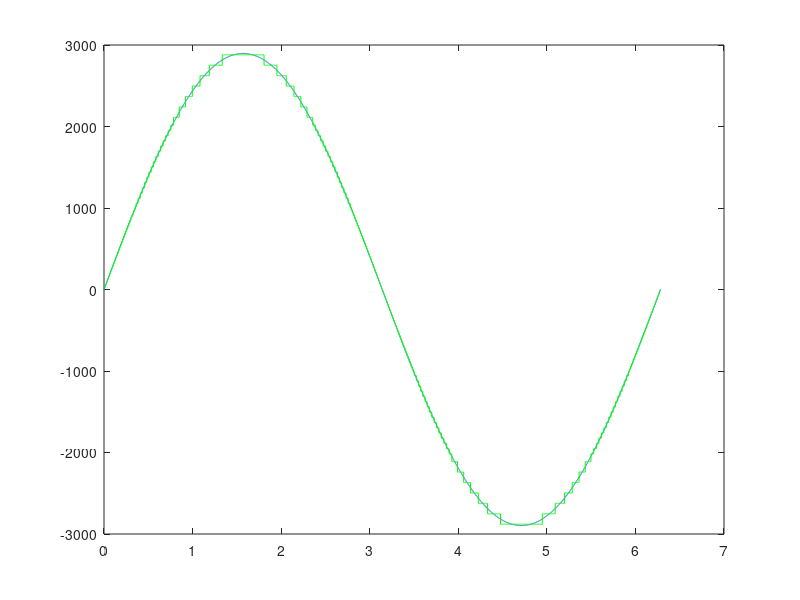
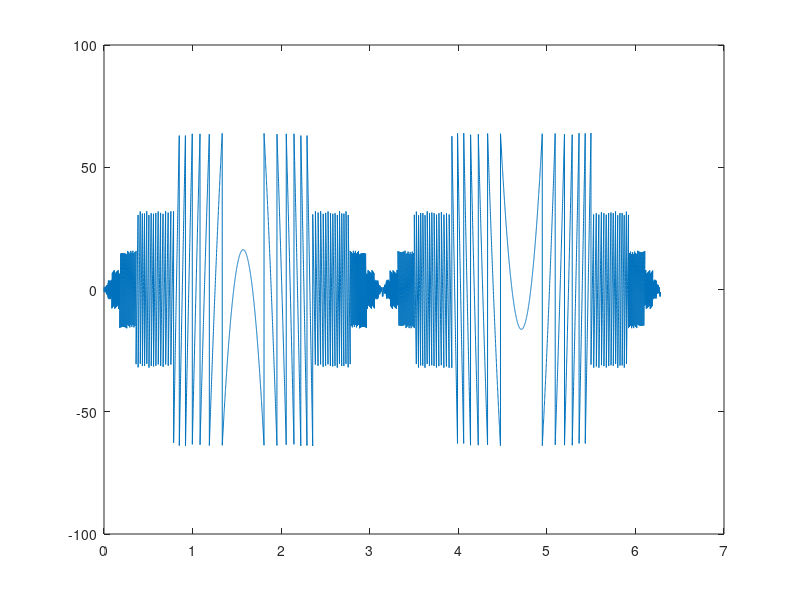

These charts were generated, in order, by the following MATLAB code:
ts=(2*pi)/10000;
t=0:ts:2*pi;
A=4096/sqrt(2);
muestrasX=A*sin(t);
y=[];

for i=1:length(muestrasX)
xTemp=muestrasX(i);
    if(xTemp <= -4096 || xTemp >= 4096)
        %disp('Fuera de intervalo')
    else
        signo=sign(xTemp);
        if signo == 1
            bitSigno=0;
        else
            bitSigno=1;
        end
        x=abs(xTemp);
    end


    for s1=0:7
        if(x < 32*(2^s1))
            s=s1;
            break
        else
            continue
        end
    end

    if s == 0
        r=x;
        for Q1=0:15
            if r < 2*(Q1+1)
                Q=Q1;
                break
            else
                continue
            end
        end
        y(i)=signo*(2*Q)+1;
    else
        r=x-16*(2^s);
        for Q1=0:15
            if r < (2^s)*(Q1+1)
                Q=Q1;
                break
            else
                continue
            end
        end
        y(i)=(2^s)*(Q+16.5)*signo;
    end
s=dec2bin(s,3);
q=dec2bin(Q,4);
bitSigno=dec2bin(bitSigno);

%salida=['Signo: ', bitSigno, ' Segmento: ', s, ' Cuantizador: ', q];
%disp(salida)    

%S=bin2dec(s);
%Q=bin2dec(q);
end

%Comparacion x - y
figure(1)
plot(t,muestrasX)
hold on
plot(t,y,'g')

%Grafica de error
e=muestrasX-y;
figure(2)
plot(t,e)

SQRdB=10*log10(mean(muestrasX.^2)/mean(e.^2))
